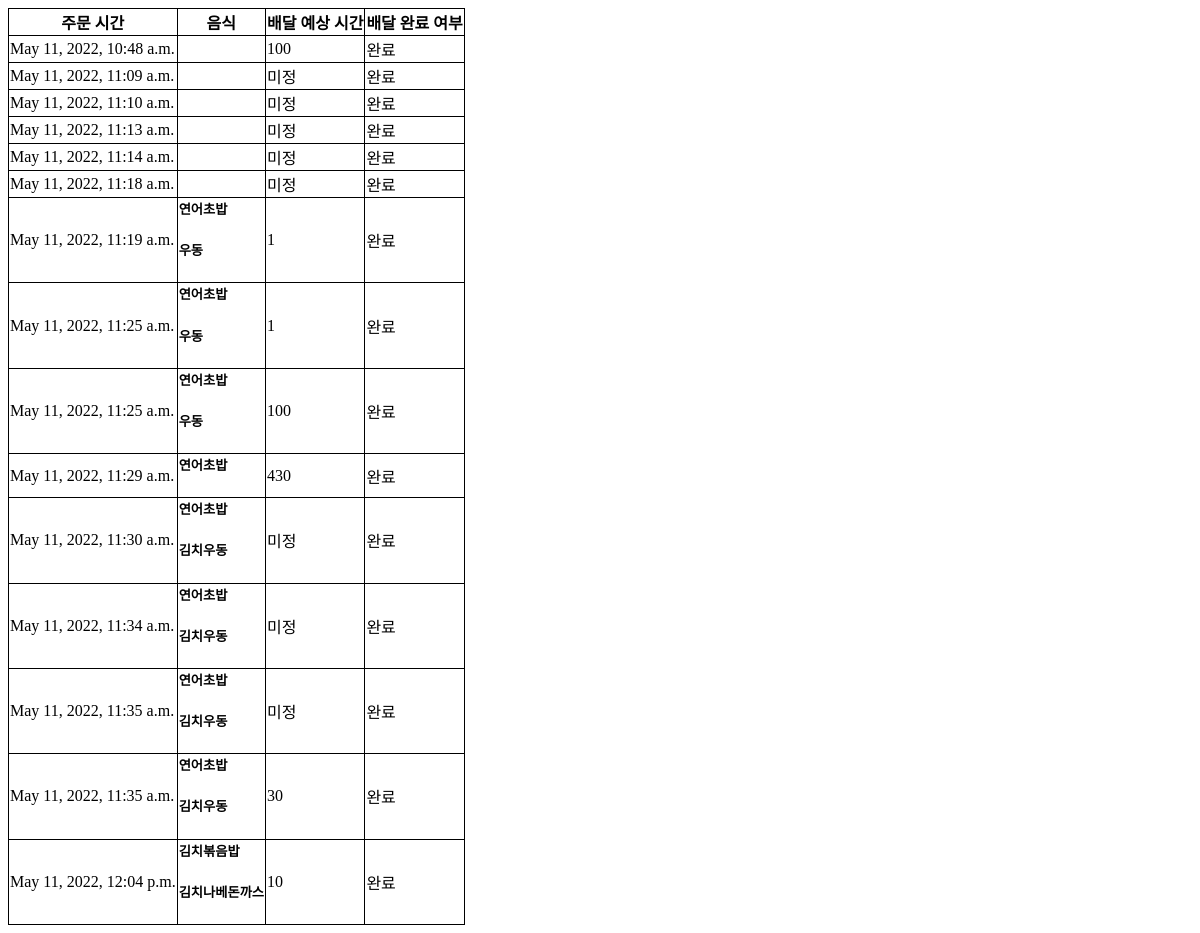
/order/order/, run on an earlier commit of the app's database.
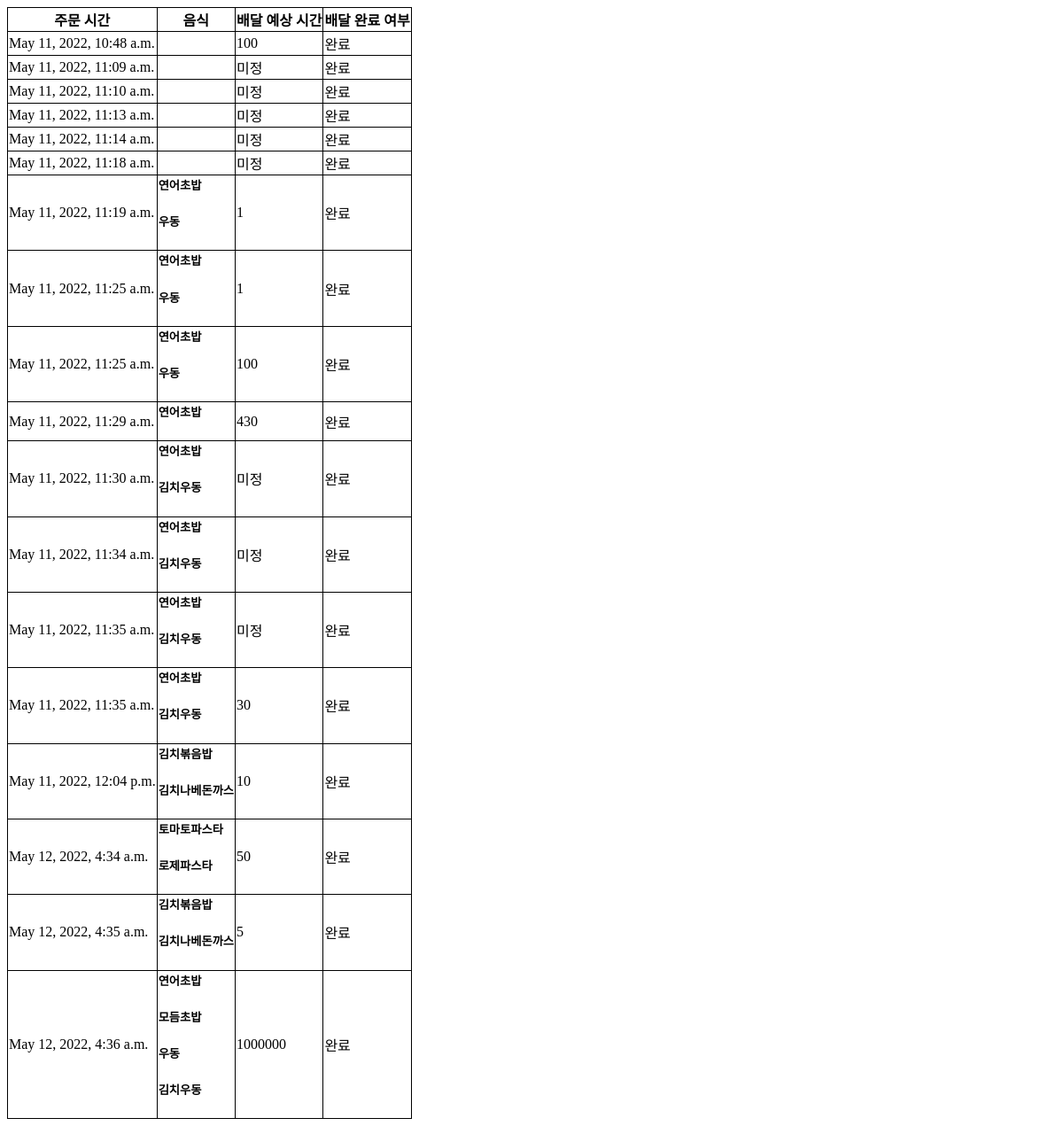
And on a later commit of the database.
### order/models.py (models this page shows)
class Order(models.Model):
    shop = models.ForeignKey(Shop, on_delete=models.CASCADE)
    order_date = models.DateTimeField('date ordered')
    estimated_time = models.IntegerField(default = -1)
    delivery_address = models.CharField(max_length=100)
    delivery_finish = models.BooleanField(default = 0)

class OrderMenu(models.Model):
    order = models.ForeignKey(Order, on_delete=models.CASCADE)
    order_menu_name = models.CharField(max_length=30)

### order/views.py (the view)
# urls.py: path('order/', include('order.urls')),
@csrf_exempt
def order(request):
    if request.method == 'POST':
        shop_id = request.POST['shop_id']
        delivery_address = request.POST['address']
        order_date = timezone.now()
        order_menu_names = request.POST.getlist('menu')
        shop = Shop.objects.get(pk=int(shop_id))
        shop.order_set.create(shop=int(shop_id), order_date=order_date, delivery_address=delivery_address)
        order = Order.objects.get(pk=shop.order_set.latest('id').id)
        for order_menu_name in order_menu_names:
            order.ordermenu_set.create(order_menu_name=order_menu_name)
        return render(request, 'order/order_result_success.html')
    elif request.method == 'GET':
        orders = Order.objects.all()
        return render(request, 'order/orders.html', {'orders': orders})

### order/templates/order/orders.html
<table style="border: 1px solid black; border-collapse: collapse">
    <tr style="border: 1px solid black;">
        <th style="border: 1px solid black;">주문 시간</th>
        <th style="border: 1px solid black;">음식</th>
        <th style="border: 1px solid black;">배달 예상 시간</th>
        <th style="border: 1px solid black;">배달 완료 여부</th>
    </tr>
    {% for order in orders %}
    <tr style="border: 1px solid black;">
        <td style="border: 1px solid black;">
            {{ order.order_date }}
        </td>
        <td style="border: 1px solid black;">
            {% for ordermenu in order.ordermenu_set.all %}
                <h5> {{ordermenu.order_menu_name}}</h5>
            {% endfor %}
        </td>
        <td style="border: 1px solid black;">
            {% if order.estimated_time == -1 %}
                미정
            {% else %}
                {{order.estimated_time}}
            {% endif %}
        </td>
        <td style="border: 1px solid black;">
            {% if order.deliver_finish == 0 %}
                배송중
            {% else %}
                완료
            {% endif %}
        </td>
    </tr>
    {% endfor %}
</table>

What changed in the data, as far as the page shows it:
added Order: order_date "May 12, 2022, 4:34 a.m.", estimated_time "50"
added OrderMenu: order_menu_name "토마토파스타", shown under "May 12, 2022, 4:34 a.m."
added OrderMenu: order_menu_name "로제파스타", shown under "May 12, 2022, 4:34 a.m."
added Order: order_date "May 12, 2022, 4:35 a.m.", estimated_time "5"
added OrderMenu: order_menu_name "김치볶음밥", shown under "May 12, 2022, 4:35 a.m."
added OrderMenu: order_menu_name "김치나베돈까스", shown under "May 12, 2022, 4:35 a.m."
added Order: order_date "May 12, 2022, 4:36 a.m.", estimated_time "1000000"
added OrderMenu: order_menu_name "연어초밥", shown under "May 12, 2022, 4:36 a.m."
added OrderMenu: order_menu_name "모듬초밥", shown under "May 12, 2022, 4:36 a.m."
added OrderMenu: order_menu_name "우동", shown under "May 12, 2022, 4:36 a.m."
added OrderMenu: order_menu_name "김치우동", shown under "May 12, 2022, 4:36 a.m."
